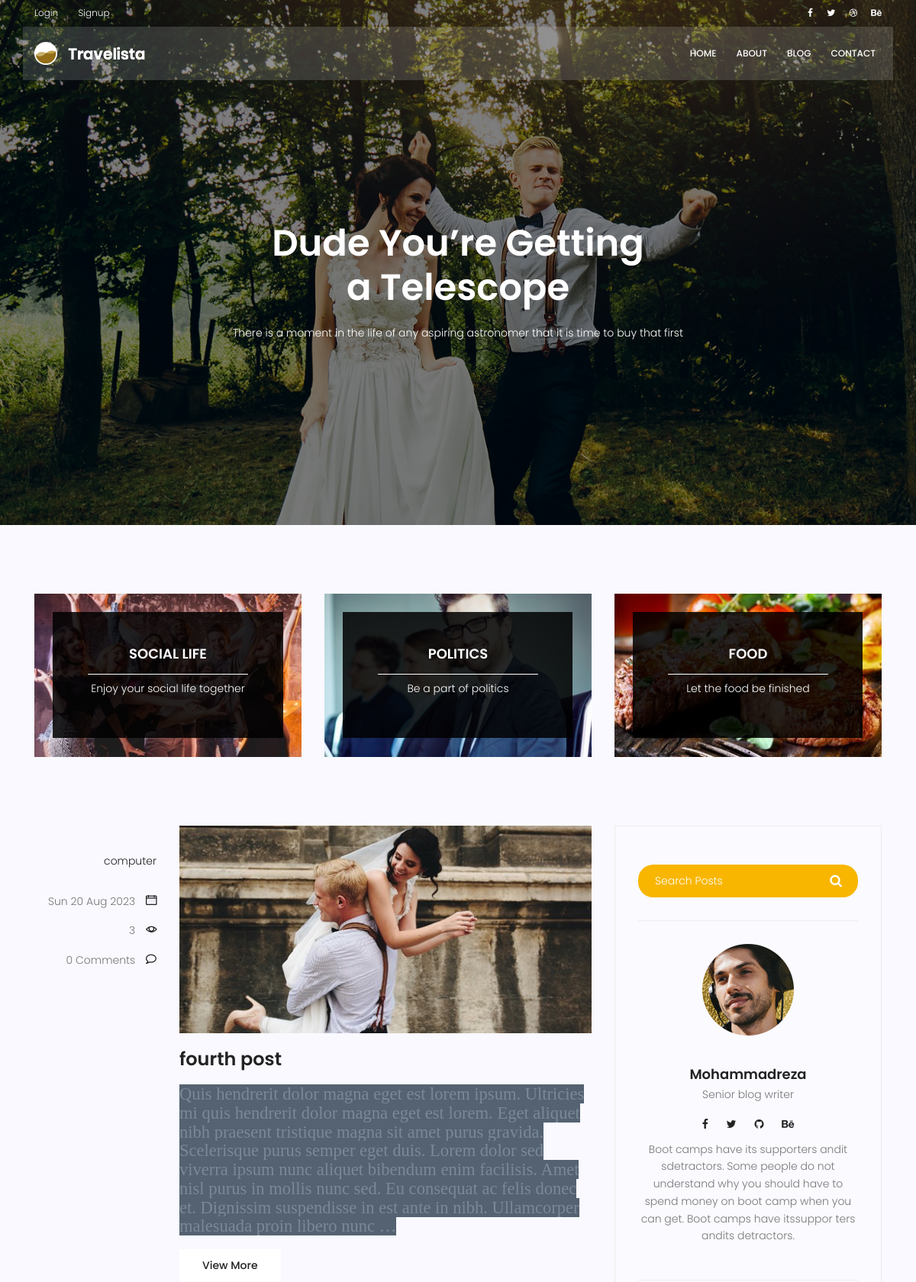
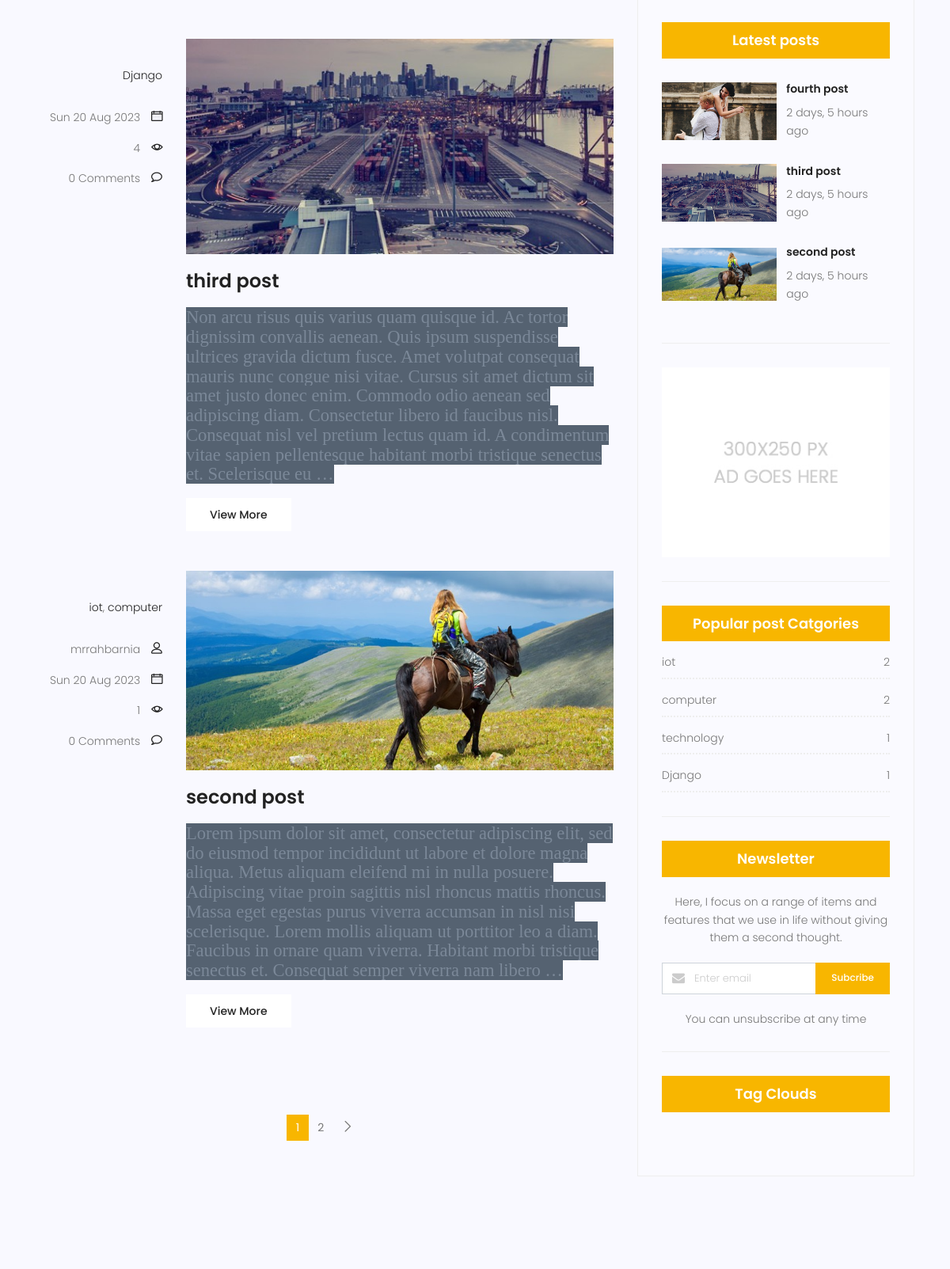
Screenshot of /blog/ (upper part) with the database file from the repository (2 pictures, top to bottom).
### blog/models.py (models this page shows, shortened)
class Category(models.Model):
    name = models.CharField(max_length=255)
    def __str__(self):
        return self.name

class Post(models.Model):
    title = models.CharField(max_length=255)
    content = models.TextField()
    image = models.ImageField(upload_to='blog',default='blog/default.jpg')
    tags = TaggableManager()
    category = models.ManyToManyField(Category)
    author = models.ForeignKey(CustomUserModel,on_delete=models.SET_NULL,null = True)
    login_require = models.BooleanField(default=False)
    counted_views = models.IntegerField(default=0)
    status = models.BooleanField(default=False)
    created_date = models.DateTimeField(auto_now_add=True)
    updated_date = models.DateTimeField(auto_now=True)
    published_date = models.DateTimeField(null = True)
    class Meta:
        ordering = ['-created_date']

### accounts/models.py (models this page shows, shortened)
class CustomUser(AbstractBaseUser, PermissionsMixin):
    username = models.CharField(max_length=50)
    email = models.EmailField(max_length=50, unique=True)
    is_staff = models.BooleanField(default=False)
    is_active = models.BooleanField(default=True)
    is_superuser = models.BooleanField(default=False)
    USERNAME_FIELD = 'email'
    REQUIRED_FIELDS = ['username']
    objects = UserManager()

### blog/views.py (the view)
# urls.py: path("",blog_view,name = 'index'),
def blog_view(request,**kwargs):
    posts = Post.objects.filter(status = True)
    if kwargs.get('cat_name') != None:
        posts = posts.filter(category__name=kwargs['cat_name'])
    if kwargs.get('author_username') != None:
        posts = posts.filter(author__username=kwargs['author_username'])
    if kwargs.get('tag_name') != None:
        posts = posts.filter(tags__name__in=[kwargs['tag_name']])
    posts = Paginator(posts,3)
    page_number = request.GET.get('page')
    try:
        posts = posts.page(page_number)
    except PageNotAnInteger:
        posts = posts.page(1)
    except EmptyPage:
        posts = posts.page(1)
    context = {'posts':posts}
    return render(request,'blog/blog-home.html',context)

### blog/templatetags/blog_tags.py (called while the page is built)
@register.inclusion_tag('blog/blog-latestposts.html')
def latest_posts(arg=3):
    posts = Post.objects.filter(published_date__lte=timezone.now()).order_by('-published_date')[:arg]
    return {'posts':posts}

@register.inclusion_tag('blog/blog-postcategories.html')
def popular_categories():
    posts = Post.objects.filter(published_date__lte=timezone.now())
    categories = Category.objects.all()
    cat_dict = {}
    for name in categories:
        cat_dict[name]=posts.filter(category=name).count()
    cat_dict = dict((sorted(list(cat_dict.items()),key=lambda x:x[1],reverse=True)[:5]))
    return {'categories':cat_dict}

@register.simple_tag(name="comments_counter")
def function(pid):
    post = Post.objects.get(pk=pid,status=True)
    return Comment.objects.filter(post=post,approved = True).count()

### templates/blog/blog-home.html (shortened to what this page needs)
{% extends 'base.html' %}
{% load static %}
{% load blog_tags %}
{% block container %}
<section class="banner-area relative blog-home-banner" id="home">
	<div class="overlay overlay-bg"></div>
	<div class="container">
		<div class="row d-flex align-items-center justify-content-center">
			<div class="about-content blog-header-content col-lg-12">
				<h1 class="text-white">
					Dude You’re Getting
					a Telescope
				</h1>
				<p class="text-white">
					There is a moment in the life of any aspiring astronomer that it is time to buy that first
				</p>
			</div>
		</div>
	</div>
</section>
<section class="top-category-widget-area pt-90 pb-90 ">
	<div class="container">
		<div class="row">
			<div class="col-lg-4">
				<div class="single-cat-widget">
					<div class="content relative">
						<div class="overlay overlay-bg"></div>
						<a href="#" target="_blank">
							<div class="thumb">
								<img class="content-image img-fluid d-block mx-auto"
									src="{% static 'img/blog/cat-widget1.jpg' %}" alt="">
							</div>
							<div class="content-details">
								<h4 class="content-title mx-auto text-uppercase">Social life</h4>
								<span></span>
								<p>Enjoy your social life together</p>
							</div>
						</a>
					</div>
				</div>
			</div>
			<div class="col-lg-4">
				<div class="single-cat-widget">
					<div class="content relative">
						<div class="overlay overlay-bg"></div>
						<a href="#" target="_blank">
							<div class="thumb">
								<img class="content-image img-fluid d-block mx-auto"
									src="{% static 'img/blog/cat-widget2.jpg' %}" alt="">
							</div>
							<div class="content-details">
								<h4 class="content-title mx-auto text-uppercase">Politics</h4>
								<span></span>
								<p>Be a part of politics</p>
							</div>
						</a>
					</div>
				</div>
			</div>
			<div class="col-lg-4">
				<div class="single-cat-widget">
					<div class="content relative">
						<div class="overlay overlay-bg"></div>
						<a href="#" target="_blank">
							<div class="thumb">
								<img class="content-image img-fluid d-block mx-auto"
									src="{% static 'img/blog/cat-widget3.jpg' %}" alt="">
							</div>
							<div class="content-details">
								<h4 class="content-title mx-auto text-uppercase">Food</h4>
								<span></span>
								<p>Let the food be finished</p>
							</div>
						</a>
					</div>
				</div>
			</div>
		</div>
	</div>
</section>
<section class="post-content-area">
	<div class="container">
		<div class="row">
			<div class="col-lg-8 posts-list">
				{% for post in posts %}
				<div class="single-post row">
					<div class="col-lg-3  col-md-3 meta-details">
						<ul class="tags">
							{% for cat in post.category.all %}
							<li><a href="{% url 'blog:category' cat_name=cat.name %}">{{cat.name}}</a></li>{% if not forloop.last %},{% endif %}
							{% endfor %}
						</ul>
						<div class="user-details row">
							{% if post.author %}
							<p class="user-name col-lg-12 col-md-12 col-6"><a href="{% url 'blog:author' author_username=post.author.username %}">{{post.author.username}}</a> <span
									class="lnr lnr-user"></span></p>
							{% endif %}
							<p class="date col-lg-12 col-md-12 col-6"><a href="#">{{post.published_date|date:"D d M Y"}}</a> <span
									class="lnr lnr-calendar-full"></span></p>
							<p class="view col-lg-12 col-md-12 col-6"><a href="#">{{post.counted_views}}</a> <span
									class="lnr lnr-eye"></span></p>
							<p class="comments col-lg-12 col-md-12 col-6"><a href="#">{% comments_counter pid=post.id %} Comments</a> <span
									class="lnr lnr-bubble"></span></p>
						</div>
					</div>
					<div class="col-lg-9 col-md-9 ">
						<div class="feature-img">
							<img class="img-fluid" src= {{post.image.url}} alt="">
						</div>
						<a class="posts-title" href="{% url 'blog:single' pid=post.id %}">
							<h3>{{post.title}}</h3>
						</a>
						<p class="excert">
							{{post.content|truncatewords:100|safe }}
						</p>
						<a href="{% url 'blog:single' pid=post.id %}" class="primary-btn">View More</a>
					</div>
				</div>
                {% endfor %}
				<nav class="blog-pagination justify-content-center d-flex">
					<ul class="pagination">
                        {% for i in posts.paginator.page_range %}
						{% if posts.number == i %}
						<li class="page-item active"><a href="?page={{i}}" class="page-link">{{i}}</a></li>
						{% else %}
						<li class="page-item"><a href="?page={{i}}" class="page-link">{{i}}</a></li>
						{% endif %}
						{% endfor %}
						{% if posts.has_next %}
						<li class="page-item">
							<a href="?page={{ posts.next_page_number }}" class="page-link" aria-label="Next">
								<span aria-hidden="true">
									<span class="lnr lnr-chevron-right"></span>
								</span>
							</a>
						</li>
						{% endif %}
					</ul>
				</nav>
			</div>
			<div class="col-lg-4 sidebar-widgets">
				<div class="widget-wrap">
					{% include 'blog/blog-searchbar.html' %}
                    {% include 'blog/blog-writer.html' %}
					{% latest_posts %}
					{% include 'blog/blog-ads.html' %}
					{% popular_categories %}
					{% include 'blog/blog-newsletter.html' %}
					{% include 'blog/blog-tagclouds.html' %}
				</div>
			</div>
		</div>
	</div>
</section>
{% endblock %}

### templates/blog/blog-latestposts.html
{% load blog_tags %}
{% load humanize %}
<div class="single-sidebar-widget popular-post-widget">
    <h4 class="popular-title">Latest posts</h4>
    {% for post in posts %}
    <div class="popular-post-list">
        <div class="single-post-list d-flex flex-row align-items-center">
            <div class="thumb">
                <img class="img-fluid" src="{{post.image.url}}" alt="">
            </div>
            <div class="details">
                <a href="{% url 'blog:single' pid=post.id %}">
                    <h6>{{post.title}}</h6>
                </a>
                <p>{{ post.published_date|naturaltime }}</p>
            </div>
        </div>
    </div>
    {% endfor %}
</div>

### templates/blog/blog-postcategories.html
{% load static %}
{% load blog_tags %}
<div class="single-sidebar-widget post-category-widget">
    <h4 class="category-title">Popular post Catgories</h4>
    <ul class="cat-list">
        {% for cat,count in categories.items %}
        <li>
            <a href="{% url 'blog:category' cat_name=cat.name %}" class="d-flex justify-content-between">
                <p>{{cat}}</p>
                <p>{{count}}</p>
            </a>
        </li>
        {% endfor %}
    </ul>
</div>

### rows the page displays
Post: published_date "Sun 20 Aug 2023", counted_views "3", id "0", image (picture), title "fourth post", content "Quis hendrerit dolor magna eget est lorem ipsum. Ultricies mi quis hendrerit dolor magna eget est lorem. Eget aliquet nibh praesent tristique magna sit amet purus gravida. Scelerisque purus semper eget duis. Lorem dolor sed viverra ipsum nunc aliquet bibendum enim facilisis. Amet nisl purus in mollis nunc sed. Eu consequat ac felis donec et. Dignissim suspendisse in est ante in nibh. Ullamcorper malesuada proin libero nunc …", published_date "2 days, 5 hours ago"
Category: name "computer", count "2"
Post: published_date "Sun 20 Aug 2023", counted_views "4", id "0", image (picture), title "third post", content "Non arcu risus quis varius quam quisque id. Ac tortor dignissim convallis aenean. Quis ipsum suspendisse ultrices gravida dictum fusce. Amet volutpat consequat mauris nunc congue nisi vitae. Cursus sit amet dictum sit amet justo donec enim. Commodo odio aenean sed adipiscing diam. Consectetur libero id faucibus nisl. Consequat nisl vel pretium lectus quam id. A condimentum vitae sapien pellentesque habitant morbi tristique senectus et. Scelerisque eu …", published_date "2 days, 5 hours ago"
Category: name "Django", count "1"
Post: author.username "mrrahbarnia", published_date "Sun 20 Aug 2023", counted_views "1", id "0", image (picture), title "second post", content "Lorem ipsum dolor sit amet, consectetur adipiscing elit, sed do eiusmod tempor incididunt ut labore et dolore magna aliqua. Metus aliquam eleifend mi in nulla posuere. Adipiscing vitae proin sagittis nisl rhoncus mattis rhoncus. Massa eget egestas purus viverra accumsan in nisl nisi scelerisque. Lorem mollis aliquam ut porttitor leo a diam. Faucibus in ornare quam viverra. Habitant morbi tristique senectus et. Consequat semper viverra nam libero …", published_date "2 days, 5 hours ago"
Category: name "iot", id "2"
Category: name "technology", id "1"

### other values shown
{{ i }} "1"
{{ i }} "2"
